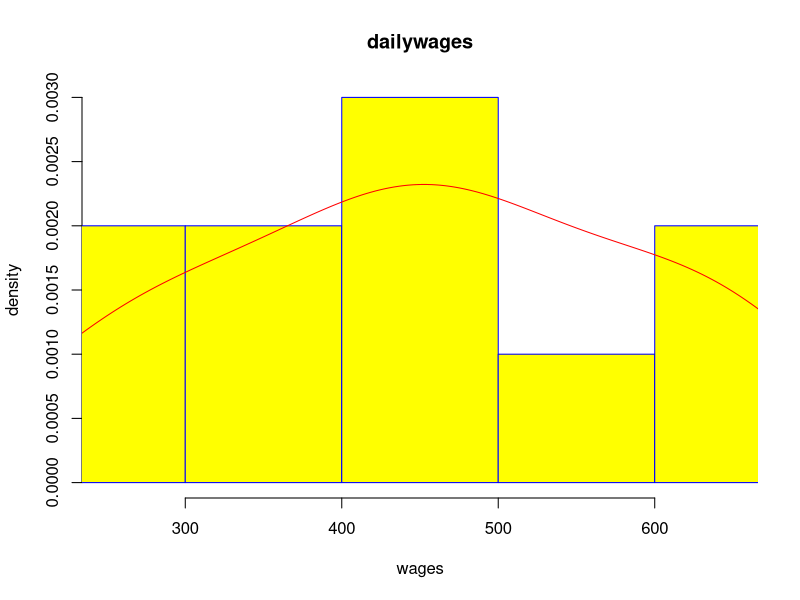

The R source for this figure:
# Created on 
# Course work: 
# @author:
# Source:

values <- c(400,450,250,650,650,360,270,490,
580,480)

jpeg(file = "sample_hist_density.jpg")

hist(values,main="dailywages",xlab="wages",ylab="density",
col = "yellow",border="blue",xlim=c(250,650),freq = FALSE)

lines(density(values), col="red")
